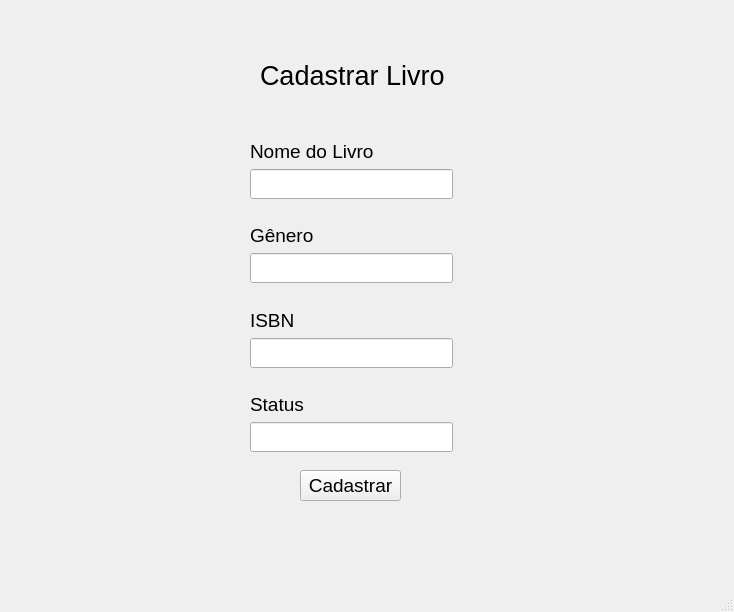
<?xml version="1.0" encoding="UTF-8"?>
<ui version="4.0">
 <class>MainWindow</class>
 <widget class="QMainWindow" name="MainWindow">
  <property name="geometry">
   <rect>
    <x>0</x>
    <y>0</y>
    <width>734</width>
    <height>612</height>
   </rect>
  </property>
  <property name="font">
   <font>
    <family>Segoe UI</family>
    <pointsize>16</pointsize>
   </font>
  </property>
  <property name="windowTitle">
   <string>MainWindow</string>
  </property>
  <widget class="QWidget" name="centralwidget">
   <widget class="QLabel" name="labelCadastrarLivro">
    <property name="geometry">
     <rect>
      <x>260</x>
      <y>50</y>
      <width>191</width>
      <height>51</height>
     </rect>
    </property>
    <property name="font">
     <font>
      <pointsize>20</pointsize>
     </font>
    </property>
    <property name="text">
     <string>Cadastrar Livro</string>
    </property>
   </widget>
   <widget class="QWidget" name="verticalLayoutWidget">
    <property name="geometry">
     <rect>
      <x>250</x>
      <y>140</y>
      <width>203</width>
      <height>312</height>
     </rect>
    </property>
    <layout class="QVBoxLayout" name="verticalLayoutEmp">
     <item>
      <widget class="QLabel" name="labelNameLivro">
       <property name="font">
        <font>
         <family>Segoe UI</family>
         <pointsize>14</pointsize>
        </font>
       </property>
       <property name="text">
        <string>Nome do Livro</string>
       </property>
      </widget>
     </item>
     <item>
      <widget class="QLineEdit" name="lineEmprestimo">
       <property name="maximumSize">
        <size>
         <width>300</width>
         <height>30</height>
        </size>
       </property>
       <property name="text">
        <string/>
       </property>
      </widget>
     </item>
     <item>
      <spacer name="verticalSpacer">
       <property name="orientation">
        <enum>Qt::Vertical</enum>
       </property>
       <property name="sizeHint" stdset="0">
        <size>
         <width>20</width>
         <height>10</height>
        </size>
       </property>
      </spacer>
     </item>
     <item>
      <widget class="QLabel" name="label_Genero">
       <property name="font">
        <font>
         <pointsize>14</pointsize>
        </font>
       </property>
       <property name="text">
        <string>Gênero</string>
       </property>
      </widget>
     </item>
     <item>
      <widget class="QLineEdit" name="lineEdit_genero">
       <property name="maximumSize">
        <size>
         <width>300</width>
         <height>30</height>
        </size>
       </property>
      </widget>
     </item>
     <item>
      <spacer name="verticalSpacer_2">
       <property name="orientation">
        <enum>Qt::Vertical</enum>
       </property>
       <property name="sizeHint" stdset="0">
        <size>
         <width>20</width>
         <height>10</height>
        </size>
       </property>
      </spacer>
     </item>
     <item>
      <widget class="QLabel" name="label_Isbn">
       <property name="font">
        <font>
         <pointsize>14</pointsize>
        </font>
       </property>
       <property name="text">
        <string>ISBN</string>
       </property>
      </widget>
     </item>
     <item>
      <widget class="QLineEdit" name="lineEdit_isbn">
       <property name="maximumSize">
        <size>
         <width>300</width>
         <height>30</height>
        </size>
       </property>
      </widget>
     </item>
     <item>
      <spacer name="verticalSpacer_3">
       <property name="orientation">
        <enum>Qt::Vertical</enum>
       </property>
       <property name="sizeHint" stdset="0">
        <size>
         <width>20</width>
         <height>10</height>
        </size>
       </property>
      </spacer>
     </item>
     <item>
      <widget class="QLabel" name="label_Status">
       <property name="font">
        <font>
         <family>Segoe UI</family>
         <pointsize>14</pointsize>
        </font>
       </property>
       <property name="text">
        <string>Status</string>
       </property>
      </widget>
     </item>
     <item>
      <widget class="QLineEdit" name="lineEdit_status">
       <property name="maximumSize">
        <size>
         <width>300</width>
         <height>30</height>
        </size>
       </property>
      </widget>
     </item>
    </layout>
   </widget>
   <widget class="QPushButton" name="BtnCadastrarLivro">
    <property name="geometry">
     <rect>
      <x>300</x>
      <y>470</y>
      <width>101</width>
      <height>31</height>
     </rect>
    </property>
    <property name="font">
     <font>
      <family>Segoe UI</family>
      <pointsize>14</pointsize>
     </font>
    </property>
    <property name="text">
     <string>Cadastrar</string>
    </property>
   </widget>
  </widget>
  <widget class="QMenuBar" name="menubar">
   <property name="geometry">
    <rect>
     <x>0</x>
     <y>0</y>
     <width>734</width>
     <height>21</height>
    </rect>
   </property>
  </widget>
  <widget class="QStatusBar" name="statusbar"/>
 </widget>
 <resources/>
 <connections/>
</ui>
